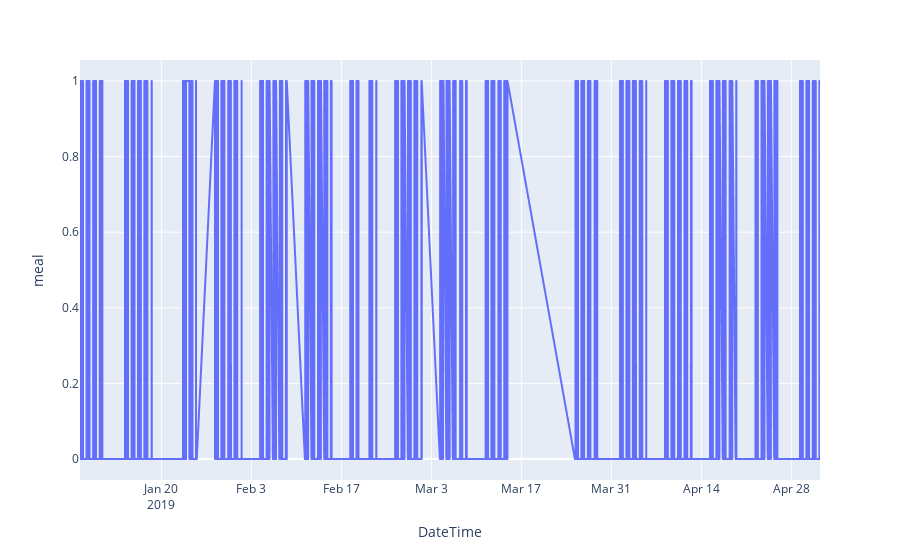

Notebook source saved alongside this figure:
### Markdown cell above
# Assignment 2
## Econ 8310 - Business Forecasting

This assignment will make use of the models covered in Lessons 4 to 6. Models include:

- Decision Trees
- Random Forests
- Boosted Trees

Your job will be to forecast whether or not an individual purchased a “meal” at Stedman’s Café. You may need to restructure the data in order to make appropriate forecasts, but I have done significant preparation of the data to streamline the cleaning process. You will be graded based on the following:

- Your code executing without errors
- Storing your models to make predictions on new data
- Making reasonable predictions based on the data provided
- Forecasting whether or not each new observation is a meal

To complete this assignment, your code will need to contain the following:
1. A forecasting algorithm named `model` using the sklearn or xgboost implementation of one of the models covered in lessons 4 to 6. Your dependent variable is the `meal` variable (indicating whether or not a purchase was classified as a meal or not), and may or may not use exogenous variables from the remainder of the dataset. The training data is stored at the following URL: https://github.com/dustywhite7/Econ8310/raw/master/AssignmentData/assignment3.csv
2. A fitted model named `modelFit`. This should be a model instance capable of generating forecasts using new data in the same shape as the data used in part (1).
3. A list or series of predictions using the data from the test period named `pred`. Your data should simply contain binary values (`1` or `0`, not boolean values) for whether or not you expect that an individual purchased a meal.
Make sure that your forecast includes predictions for EACH observation! There are 1000 observations in the prediction timeframe. The data from which to generate predictions is stored at the following URL: https://github.com/dustywhite7/Econ8310/raw/master/AssignmentData/assignment3test.csv

Note: While all models from lessons 4 to 6 are available to you, they may not all be good fits for the data. I recommend considering the data carefully, then choosing models to try. See which models seem to perform best on this data, and implement the best performer for the final submission of the project.

All code for this assignment should be written in the `assignment2.py` file found in the filetree.

### Code cell
train = pd.read_csv("https://github.com/dustywhite7/Econ8310/raw/refs/heads/master/AssignmentData/assignment3.csv")
test = pd.read_csv("https://github.com/dustywhite7/Econ8310/raw/refs/heads/master/AssignmentData/assignment3test.csv")

# Just Exploring...
px.line(train, x='DateTime', y='meal')

### Figure 1 — Plotly figure (JSON) as saved in the notebook; plotly's stock layout.template omitted (floating-point values rounded to 4 significant figures; data arrays with more than 128 entries replaced by an {"elided": "..."} marker saying what was removed)
{"data": [{"hovertemplate": "DateTime=%{x}<br>meal=%{y}<extra></extra>", "legendgroup": "", "line": {"color": "#636efa", "dash": "solid"}, "marker": {"symbol": "circle"}, "mode": "lines", "name": "", "showlegend": false, "type": "scattergl", "x": {"elided": "14169 str values"}, "xaxis": "x", "y": {"elided": "14169 int values"}, "yaxis": "y"}], "layout": {"legend": {"tracegroupgap": 0}, "margin": {"t": 60}, "xaxis": {"anchor": "y", "domain": [0, 1], "title": {"text": "DateTime"}}, "yaxis": {"anchor": "x", "domain": [0, 1], "title": {"text": "meal"}}}}
